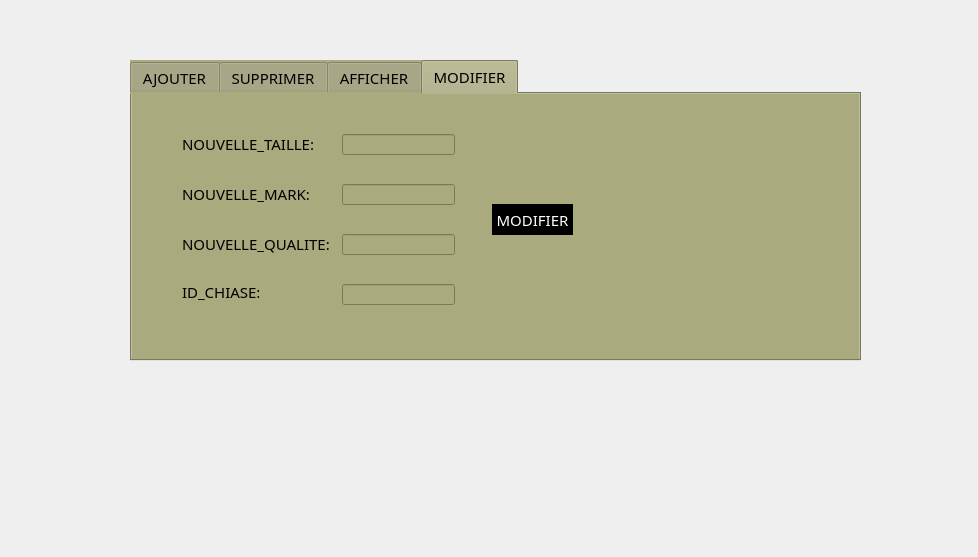
<?xml version="1.0" encoding="UTF-8"?>
<ui version="4.0">
 <class>gestion_salles</class>
 <widget class="QDialog" name="gestion_salles">
  <property name="geometry">
   <rect>
    <x>0</x>
    <y>0</y>
    <width>978</width>
    <height>557</height>
   </rect>
  </property>
  <property name="windowTitle">
   <string>Dialog</string>
  </property>
  <property name="styleSheet">
   <string notr="true">background-image:url(:/caca.jpg);</string>
  </property>
  <widget class="QTabWidget" name="tabWidget">
   <property name="geometry">
    <rect>
     <x>130</x>
     <y>60</y>
     <width>731</width>
     <height>301</height>
    </rect>
   </property>
   <property name="styleSheet">
    <string notr="true">
*{
background:#aaaa7f;
font-family:century gothic;
font-size:15px;

}
QGroupBox
{
background:#333;
background-image:url(:/caca.jpg);
}
#ajouter_chaise
{
color:white;
background:#000000;
border-radius:60px;
}
#ajouter_chaise:hover
{
color:black;
border-radius:60px;
background:#a50000;
}
#pushButton_supprimer_chaise
{
color:white;
background:#000000;
border-radius:60px;
}
#pushButton_supprimer_chaise:hover
{
color:black;
border-radius:60px;
background:#a50000;
}
#pushButton
{
color:white;
background:#000000;
border-radius:60px;
}
#pushButton:hover
{
color:black;
border-radius:60px;
background:#a50000;
}
#pushButton_modifier
{
color:white;
background:#000000;
border-radius:60px;
}
#pushButton_modifier:hover
{
color:black;
border-radius:60px;
background:#a50000;
}
</string>
   </property>
   <property name="currentIndex">
    <number>3</number>
   </property>
   <widget class="QWidget" name="tab">
    <attribute name="title">
     <string>AJOUTER</string>
    </attribute>
    <widget class="QLabel" name="label_nom_film">
     <property name="geometry">
      <rect>
       <x>20</x>
       <y>20</y>
       <width>131</width>
       <height>20</height>
      </rect>
     </property>
     <property name="text">
      <string>TAILLE_CHAISE:</string>
     </property>
    </widget>
    <widget class="QLineEdit" name="lineEdit_taille_chaise">
     <property name="geometry">
      <rect>
       <x>150</x>
       <y>20</y>
       <width>113</width>
       <height>21</height>
      </rect>
     </property>
    </widget>
    <widget class="QLabel" name="label_mark_chaise">
     <property name="geometry">
      <rect>
       <x>20</x>
       <y>70</y>
       <width>121</width>
       <height>20</height>
      </rect>
     </property>
     <property name="text">
      <string>MARK_CHAISE:</string>
     </property>
    </widget>
    <widget class="QLabel" name="label_language_film">
     <property name="geometry">
      <rect>
       <x>10</x>
       <y>120</y>
       <width>131</width>
       <height>20</height>
      </rect>
     </property>
     <property name="text">
      <string>QUALITE_CHAISE:</string>
     </property>
    </widget>
    <widget class="QLineEdit" name="lineEdit_chaise">
     <property name="geometry">
      <rect>
       <x>150</x>
       <y>70</y>
       <width>113</width>
       <height>21</height>
      </rect>
     </property>
    </widget>
    <widget class="QLineEdit" name="lineEdit_qualite_chaise">
     <property name="geometry">
      <rect>
       <x>150</x>
       <y>120</y>
       <width>113</width>
       <height>21</height>
      </rect>
     </property>
    </widget>
    <widget class="QPushButton" name="ajouter_chaise">
     <property name="geometry">
      <rect>
       <x>320</x>
       <y>110</y>
       <width>81</width>
       <height>31</height>
      </rect>
     </property>
     <property name="text">
      <string>AJOUTER</string>
     </property>
    </widget>
    <widget class="QLabel" name="label_id_film">
     <property name="geometry">
      <rect>
       <x>20</x>
       <y>180</y>
       <width>121</width>
       <height>16</height>
      </rect>
     </property>
     <property name="text">
      <string>ID_CHIASE:</string>
     </property>
    </widget>
    <widget class="QLineEdit" name="lineEdit_id_chaise">
     <property name="geometry">
      <rect>
       <x>150</x>
       <y>180</y>
       <width>113</width>
       <height>21</height>
      </rect>
     </property>
    </widget>
   </widget>
   <widget class="QWidget" name="tab_2">
    <attribute name="title">
     <string>SUPPRIMER</string>
    </attribute>
    <widget class="QLabel" name="label_5">
     <property name="geometry">
      <rect>
       <x>120</x>
       <y>70</y>
       <width>91</width>
       <height>20</height>
      </rect>
     </property>
     <property name="text">
      <string>ID_CHIASE:</string>
     </property>
    </widget>
    <widget class="QLineEdit" name="lineEdit_supp_chaise">
     <property name="geometry">
      <rect>
       <x>240</x>
       <y>70</y>
       <width>113</width>
       <height>21</height>
      </rect>
     </property>
    </widget>
    <widget class="QPushButton" name="pushButton_supprimer_chaise">
     <property name="geometry">
      <rect>
       <x>310</x>
       <y>170</y>
       <width>101</width>
       <height>31</height>
      </rect>
     </property>
     <property name="text">
      <string>SUPPRIMER</string>
     </property>
    </widget>
   </widget>
   <widget class="QWidget" name="tab_3">
    <attribute name="title">
     <string>AFFICHER</string>
    </attribute>
    <widget class="QTableView" name="tableView">
     <property name="geometry">
      <rect>
       <x>0</x>
       <y>10</y>
       <width>491</width>
       <height>261</height>
      </rect>
     </property>
    </widget>
    <widget class="QLabel" name="label">
     <property name="geometry">
      <rect>
       <x>520</x>
       <y>80</y>
       <width>61</width>
       <height>16</height>
      </rect>
     </property>
     <property name="text">
      <string>TRI PAR:</string>
     </property>
    </widget>
    <widget class="QCheckBox" name="checkBox">
     <property name="geometry">
      <rect>
       <x>520</x>
       <y>110</y>
       <width>70</width>
       <height>17</height>
      </rect>
     </property>
     <property name="text">
      <string>ID</string>
     </property>
    </widget>
   </widget>
   <widget class="QWidget" name="tab_4">
    <attribute name="title">
     <string>MODIFIER</string>
    </attribute>
    <widget class="QLabel" name="label_nom_film_2">
     <property name="geometry">
      <rect>
       <x>50</x>
       <y>40</y>
       <width>141</width>
       <height>20</height>
      </rect>
     </property>
     <property name="text">
      <string>NOUVELLE_TAILLE:</string>
     </property>
    </widget>
    <widget class="QLabel" name="label_mark_chaise_2">
     <property name="geometry">
      <rect>
       <x>50</x>
       <y>90</y>
       <width>141</width>
       <height>20</height>
      </rect>
     </property>
     <property name="text">
      <string>NOUVELLE_MARK:</string>
     </property>
    </widget>
    <widget class="QLabel" name="label_language_film_2">
     <property name="geometry">
      <rect>
       <x>50</x>
       <y>140</y>
       <width>161</width>
       <height>20</height>
      </rect>
     </property>
     <property name="text">
      <string>NOUVELLE_QUALITE:</string>
     </property>
    </widget>
    <widget class="QLabel" name="label_id_film_2">
     <property name="geometry">
      <rect>
       <x>50</x>
       <y>190</y>
       <width>91</width>
       <height>16</height>
      </rect>
     </property>
     <property name="text">
      <string>ID_CHIASE:</string>
     </property>
    </widget>
    <widget class="QLineEdit" name="lineEdit_nouvelle_taille">
     <property name="geometry">
      <rect>
       <x>210</x>
       <y>40</y>
       <width>113</width>
       <height>21</height>
      </rect>
     </property>
    </widget>
    <widget class="QLineEdit" name="lineEdit_nouvelle_mark">
     <property name="geometry">
      <rect>
       <x>210</x>
       <y>90</y>
       <width>113</width>
       <height>21</height>
      </rect>
     </property>
    </widget>
    <widget class="QLineEdit" name="lineEdit_nouvelle_qualite">
     <property name="geometry">
      <rect>
       <x>210</x>
       <y>140</y>
       <width>113</width>
       <height>21</height>
      </rect>
     </property>
    </widget>
    <widget class="QLineEdit" name="lineEdit_id">
     <property name="geometry">
      <rect>
       <x>210</x>
       <y>190</y>
       <width>113</width>
       <height>21</height>
      </rect>
     </property>
    </widget>
    <widget class="QPushButton" name="pushButton_modifier">
     <property name="geometry">
      <rect>
       <x>360</x>
       <y>110</y>
       <width>81</width>
       <height>31</height>
      </rect>
     </property>
     <property name="text">
      <string>MODIFIER</string>
     </property>
    </widget>
   </widget>
  </widget>
 </widget>
 <resources/>
 <connections/>
</ui>
